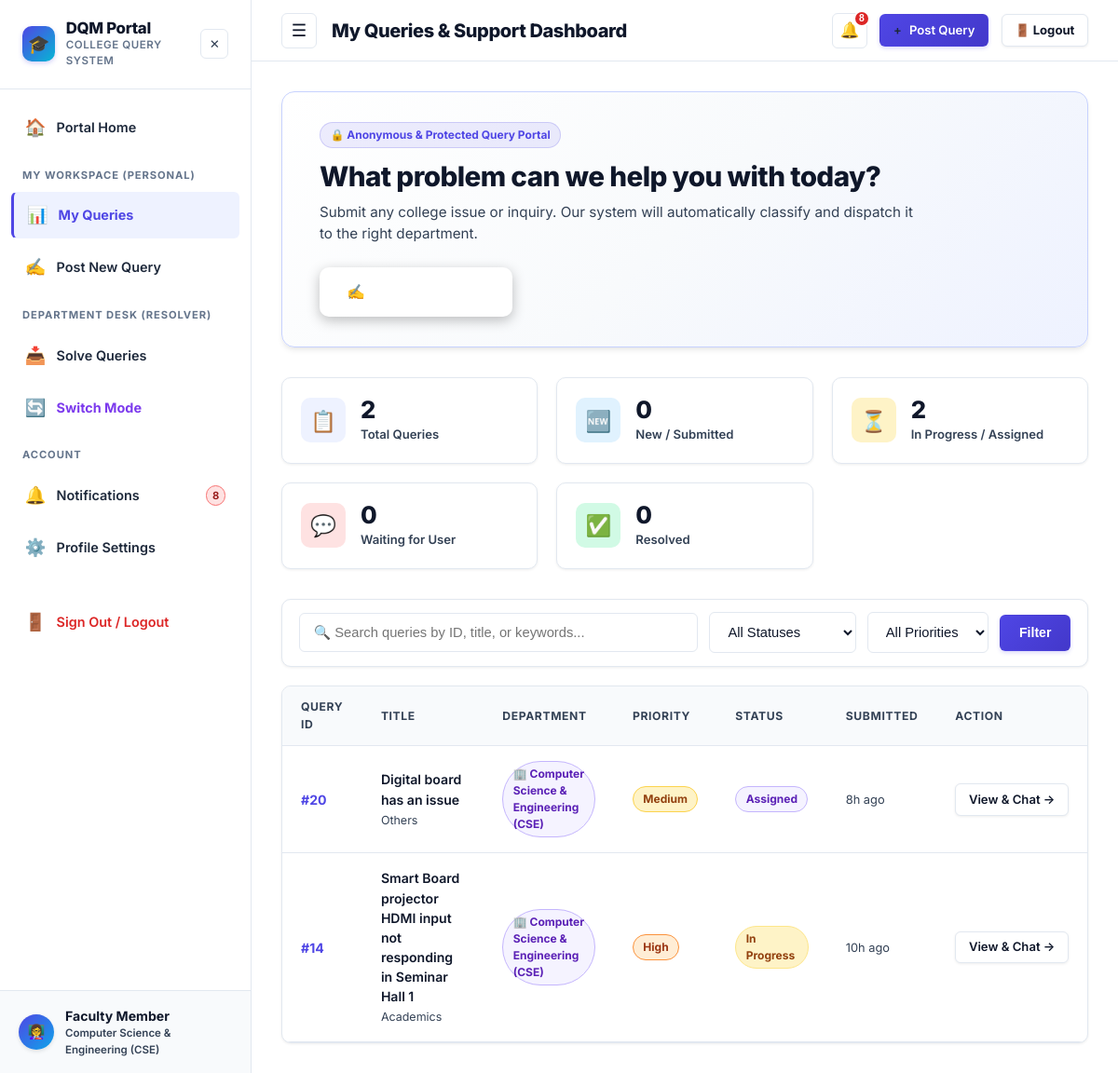
Screenshot of /dashboard (signed in) with the database file from the repository.
### tables this page shows
CREATE TABLE users (
    id INTEGER PRIMARY KEY AUTOINCREMENT,
    name TEXT DEFAULT 'Anonymous User',
    email TEXT NOT NULL UNIQUE,
    password_hash TEXT NOT NULL,
    role TEXT NOT NULL DEFAULT 'student',
    level TEXT,
    department TEXT,
    course TEXT,
    year INTEGER,
    phone TEXT,
    roll_no TEXT,
    designation TEXT,
    is_active INTEGER DEFAULT 1,
    last_active_at TIMESTAMP DEFAULT CURRENT_TIMESTAMP,
    created_at TIMESTAMP DEFAULT CURRENT_TIMESTAMP
);

CREATE TABLE queries (
    id INTEGER PRIMARY KEY AUTOINCREMENT,
    user_id INTEGER NOT NULL,
    title TEXT NOT NULL,
    description TEXT NOT NULL,
    category TEXT NOT NULL DEFAULT 'Academics',
    department TEXT NOT NULL,
    priority TEXT NOT NULL DEFAULT 'Medium',
    status TEXT NOT NULL DEFAULT 'New',
    assigned_staff_id INTEGER,
    is_routed_manually INTEGER DEFAULT 0,
    admin_reviewed INTEGER DEFAULT 0,
    created_at TIMESTAMP DEFAULT CURRENT_TIMESTAMP,
    updated_at TIMESTAMP DEFAULT CURRENT_TIMESTAMP,
    first_response_at TIMESTAMP,
    resolved_at TIMESTAMP,
    FOREIGN KEY(user_id) REFERENCES users(id) ON DELETE CASCADE,
    FOREIGN KEY(assigned_staff_id) REFERENCES users(id) ON DELETE SET NULL
);

### app.py (the view)
@app.route('/dashboard')
@login_required
def dashboard():
    user = get_current_user()
    if user['role'] in ['staff', 'hod']:
        return redirect(url_for('department_dashboard'))
    elif user['role'] == 'admin':
        return redirect(url_for('admin_dashboard'))
    db = get_db()
    stats = {
        'total': db.execute('SELECT COUNT(*) FROM queries WHERE user_id = ?', (user['id'],)).fetchone()[0],
        'new': db.execute("SELECT COUNT(*) FROM queries WHERE user_id = ? AND status = 'New'", (user['id'],)).fetchone()[0],
        'in_progress': db.execute("SELECT COUNT(*) FROM queries WHERE user_id = ? AND status IN ('Assigned', 'In Progress')", (user['id'],)).fetchone()[0],
        'waiting': db.execute("SELECT COUNT(*) FROM queries WHERE user_id = ? AND status = 'Waiting for User'", (user['id'],)).fetchone()[0],
        'resolved': db.execute("SELECT COUNT(*) FROM queries WHERE user_id = ? AND status = 'Resolved'", (user['id'],)).fetchone()[0],
    }
    status_filter = request.args.get('status', '')
    priority_filter = request.args.get('priority', '')
    search_query = request.args.get('search', '').strip()
    sql = """
        SELECT q.*,
               (SELECT message FROM messages WHERE query_id = q.id ORDER BY created_at DESC LIMIT 1) as last_message,
               (SELECT created_at FROM messages WHERE query_id = q.id ORDER BY created_at DESC LIMIT 1) as last_activity
        FROM queries q
        WHERE q.user_id = ?
    """
    params = [user['id']]
    if status_filter:
        sql += " AND q.status = ?"
        params.append(status_filter)
    if priority_filter:
        sql += " AND q.priority = ?"
        params.append(priority_filter)
    if search_query:
        sql += " AND (q.title LIKE ? OR q.description LIKE ? OR q.id LIKE ?)"
        term = f"%{search_query}%"
        params.extend([term, term, term])
    sql += " ORDER BY q.created_at DESC"
    queries = db.execute(sql, params).fetchall()
    return render_template(
        'dashboard.html',
        stats=stats,
        queries=queries,
        current_status=status_filter,
        current_priority=priority_filter,
        search_query=search_query
    )

### app.py (called while the page is built)
def login_required(f):
    @wraps(f)
    def decorated_function(*args, **kwargs):
        user = get_current_user()
        if not user:
            session.clear()
            flash('Please log in to access this page.', 'warning')
            return redirect(url_for('login', next=request.url))
        return f(*args, **kwargs)
    return decorated_function

def get_current_user():
    if 'user_id' in session:
        db = get_db()
        user = db.execute('SELECT * FROM users WHERE id = ?', (session['user_id'],)).fetchone()
        if not user or not user['is_active']:
            session.clear()
            return None
        return user
    return None

### database.py (called while the page is built)
def get_db():
    if 'db' not in g:
        g.db = sqlite3.connect(
            current_app.config['DATABASE'],
            detect_types=sqlite3.PARSE_DECLTYPES
        )
        g.db.row_factory = sqlite3.Row
        g.db.execute("PRAGMA foreign_keys = ON")
    return g.db

### templates/dashboard.html (shortened to what this page needs)
{% extends 'base.html' %}
{% block page_title %}My Queries & Support Dashboard{% endblock %}
{% block content %}
<div style="max-width: 1200px; margin: 0 auto;">
  <div class="hero-card" style="padding: 2rem 2.5rem; margin-bottom: 2rem;">
    <div style="display: flex; justify-content: space-between; align-items: center; flex-wrap: wrap; gap: 1.5rem;">
      <div>
        <span class="badge badge-status-waiting" style="margin-bottom: 0.5rem; background: rgba(79, 70, 229, 0.1); color: var(--primary); border: 1px solid rgba(79,70,229,0.2);">
          🔒 Anonymous & Protected Query Portal
        </span>
        <h1 style="font-size: 1.85rem; margin-bottom: 0.35rem;">What problem can we help you with today?</h1>
        <p style="margin-bottom: 0; font-size: 0.95rem;">
          Submit any college issue or inquiry. Our system will automatically classify and dispatch it to the right department.
        </p>
      </div>
      <div>
        <a href="{{ url_for('submit_query') }}" class="btn btn-primary btn-lg" style="background: #ffffff; color: #4338ca; box-shadow: 0 4px 14px rgba(0,0,0,0.25);">
          ✍️ Post New Query
        </a>
      </div>
    </div>
  </div>
  <div class="stats-grid">
    <div class="stat-card">
      <div class="stat-icon primary">📋</div>
      <div class="stat-info">
        <h3>{{ stats.total }}</h3>
        <p>Total Queries</p>
      </div>
    </div>
    <div class="stat-card">
      <div class="stat-icon secondary">🆕</div>
      <div class="stat-info">
        <h3>{{ stats.new }}</h3>
        <p>New / Submitted</p>
      </div>
    </div>
    <div class="stat-card">
      <div class="stat-icon warning">⏳</div>
      <div class="stat-info">
        <h3>{{ stats.in_progress }}</h3>
        <p>In Progress / Assigned</p>
      </div>
    </div>
    <div class="stat-card">
      <div class="stat-icon danger">💬</div>
      <div class="stat-info">
        <h3>{{ stats.waiting }}</h3>
        <p>Waiting for User</p>
      </div>
    </div>
    <div class="stat-card">
      <div class="stat-icon success">✅</div>
      <div class="stat-info">
        <h3>{{ stats.resolved }}</h3>
        <p>Resolved</p>
      </div>
    </div>
  </div>
  <form method="GET" action="{{ url_for('dashboard') }}" class="filter-bar">
    <div style="flex-grow: 1; min-width: 240px;">
      <input type="text" name="search" class="form-control" placeholder="🔍 Search queries by ID, title, or keywords..." value="{{ search_query }}">
    </div>
    <div>
      <select name="status" class="form-control" onchange="this.form.submit()">
        <option value="">All Statuses</option>
      </select>
    </div>
    <div>
      <select name="priority" class="form-control" onchange="this.form.submit()">
        <option value="">All Priorities</option>
      </select>
    </div>
    <button type="submit" class="btn btn-primary">Filter</button>
  </form>
  <div class="table-container">
    <table class="table">
      <thead>
        <tr>
          <th>Query ID</th>
          <th>Title</th>
          <th>Department</th>
          <th>Priority</th>
          <th>Status</th>
          <th>Submitted</th>
          <th>Action</th>
        </tr>
      </thead>
      <tbody>
        {% if queries %}
          {% for q in queries %}
          <tr>
            <td style="font-weight: 700; color: var(--primary);">#{{ q.id }}</td>
            <td>
              <a href="{{ url_for('query_details', query_id=q.id) }}" style="font-weight: 600; color: var(--text-main); display: block;">
                {{ q.title }}
              </a>
              <span style="font-size: 0.78rem; color: var(--text-muted);">{{ q.category }}</span>
            </td>
            <td>
              <span class="badge badge-status-assigned">🏢 {{ q.department }}</span>
            </td>
            <td>
              <span class="badge badge-{{ q.priority | lower }}">{{ q.priority }}</span>
            </td>
            <td>
              <span class="badge badge-status-{{ q.status | lower | replace(' ', '-') }}">{{ q.status }}</span>
            </td>
            <td style="font-size: 0.8rem; color: var(--text-muted);">
              {{ q.created_at | timeago }}
            </td>
            <td>
              <a href="{{ url_for('query_details', query_id=q.id) }}" class="btn btn-secondary btn-sm">
                View & Chat →
              </a>
            </td>
          </tr>
          {% endfor %}
        {% endif %}
      </tbody>
    </table>
  </div>
</div>
{% endblock %}

### templates/base.html (shortened to what this page needs)
<!DOCTYPE html>
<html lang="en">
<head>
  <link rel="stylesheet" href="{{ url_for('static', filename='css/style.css') }}">
</head>
<body data-user-role="{{ current_user.role if current_user else '' }}" data-user-dept="{{ current_user.department if current_user else '' }}" data-user-id="{{ current_user.id if current_user else '' }}">
  <div class="app-container">
    {% if current_user %}
    <aside class="sidebar" id="appSidebar">
      <div class="sidebar-header">
        <a href="{{ url_for('index') }}" class="sidebar-brand-wrapper" style="text-decoration: none; color: inherit;">
          <div class="sidebar-logo">🎓</div>
          <div class="sidebar-brand">
            <h2>DQM Portal</h2>
            <p>College Query System</p>
          </div>
        </a>
        <button type="button" class="sidebar-close-btn" id="sidebarCloseBtn" title="Close Navigation" aria-label="Close Navigation">
          ✕
        </button>
      </div>
      <nav class="sidebar-nav">
        <a href="{{ url_for('index') }}" class="nav-item {% if request.endpoint == 'index' %}active{% endif %}">
          <span class="icon">🏠</span> Portal Home
        </a>
        {% if current_user.role in ['student', 'faculty'] %}
        <div class="nav-section-title">My Workspace (Personal)</div>
        <a href="{{ url_for('dashboard') }}" class="nav-item {% if request.endpoint == 'dashboard' %}active{% endif %}">
          <span class="icon">📊</span> My Queries
        </a>
        <a href="{{ url_for('submit_query') }}" class="nav-item {% if request.endpoint == 'submit_query' %}active{% endif %}">
          <span class="icon">✍️</span> Post New Query
        </a>
        {% endif %}
        {% if current_user.role in ['staff', 'admin', 'faculty'] %}
        <div class="nav-section-title">Department Desk (Resolver)</div>
        <a href="{{ url_for('department_dashboard') }}" class="nav-item {% if request.endpoint == 'department_dashboard' %}active{% endif %}">
          <span class="icon">📥</span> Solve Queries
        </a>
        {% endif %}
        {% if current_user.role == 'faculty' %}
        <a href="{{ url_for('faculty_choice') }}" class="nav-item {% if request.endpoint == 'faculty_choice' %}active{% endif %}" style="color: #7c3aed; font-weight: 700;">
          <span class="icon">🔄</span> Switch Mode
        </a>
        {% endif %}
        <div class="nav-section-title">Account</div>
        <a href="{{ url_for('notifications') }}" class="nav-item {% if request.endpoint == 'notifications' %}active{% endif %}">
          <span class="icon">🔔</span> Notifications
          {% if unread_notifications_count > 0 %}
          <span class="badge badge-urgent" style="margin-left: auto; padding: 2px 6px; font-size: 0.7rem;">{{ unread_notifications_count }}</span>
          {% endif %}
        </a>
        <a href="{{ url_for('profile') }}" class="nav-item {% if request.endpoint == 'profile' %}active{% endif %}">
          <span class="icon">⚙️</span> Profile Settings
        </a>
        <a href="{{ url_for('logout') }}" class="nav-item nav-item-logout" style="margin-top: 1.5rem;">
          <span class="icon">🚪</span> Sign Out / Logout
        </a>
      </nav>
      <div class="sidebar-footer">
        <div class="user-avatar-circle">
          {% if current_user.role == 'student' %}👨‍🎓{% elif current_user.role == 'faculty' %}👩‍🏫{% elif current_user.role == 'hod' %}🎓{% elif current_user.role == 'staff' %}🏢{% else %}⚡{% endif %}
        </div>
        <div style="flex-grow: 1; overflow: hidden;">
          <div style="font-size: 0.88rem; font-weight: 700; color: var(--text-main); white-space: nowrap; overflow: hidden; text-overflow: ellipsis;">
            {% if current_user.role == 'student' %}Student
            {% elif current_user.role == 'faculty' %}Faculty Member
            {% elif current_user.role == 'hod' %}Head of Dept (HOD)
            {% elif current_user.role == 'staff' %}Department Staff
            {% else %}Central Administrator{% endif %}
          </div>
          <div style="font-size: 0.72rem; color: var(--text-muted); font-weight: 600;">
            {% if current_user.role == 'student' %}
              {{ current_user.course or 'Campus' }}{% if current_user.year %} (Yr {{ current_user.year }}){% endif %}
            {% else %}
              {{ current_user.department or 'Campus Support' }}
            {% endif %}
          </div>
        </div>
      </div>
    </aside>
    {% endif %}
    <div class="main-content">
      {% if current_user %}
      <header class="topbar">
        <div class="topbar-left">
          <button class="sidebar-toggle-btn" id="sidebarToggle" title="Toggle Navigation Menu" aria-label="Toggle Navigation Menu">
            ☰
          </button>
          <div class="topbar-title">{% block page_title %}Dashboard{% endblock %}</div>
        </div>
        <div class="topbar-right">
          <div class="notif-wrapper">
            <button class="notif-btn" id="notifBtn" aria-label="Notifications" title="Notifications">
              🔔
              {% if unread_notifications_count > 0 %}
              <span class="notif-badge">{{ unread_notifications_count }}</span>
              {% endif %}
            </button>
          </div>
          {% if current_user.role in ['student', 'faculty'] %}
          <a href="{{ url_for('submit_query') }}" class="btn btn-primary btn-sm">
            <span>+</span> Post Query
          </a>
          {% endif %}
          <a href="{{ url_for('logout') }}" class="btn btn-secondary btn-sm" title="Sign Out of Portal" style="font-weight: 700;">
            🚪 Logout
          </a>
        </div>
      </header>
      {% endif %}
      <main class="page-body">
        {% block content %}{% endblock %}
      </main>
    </div>
  </div>
</body>
</html>

### rows the page displays
users: department "Computer Science & Engineering (CSE)"
queries: id "20", title "Digital board has an issue", category "Others", department "Computer Science & Engineering (CSE)", priority "Medium", status "Assigned", created_at "8h ago"
queries: id "14", title "Smart Board projector HDMI input not responding in Seminar Hall 1", category "Academics", department "Computer Science & Engineering (CSE)", priority "High", status "In Progress", created_at "10h ago"

### other values shown
{{ unread_notifications_count }} "8"
{{ stats.total }} "2"
{{ stats.new }} "0"
{{ stats.in_progress }} "2"
{{ stats.waiting }} "0"
{{ stats.resolved }} "0"
